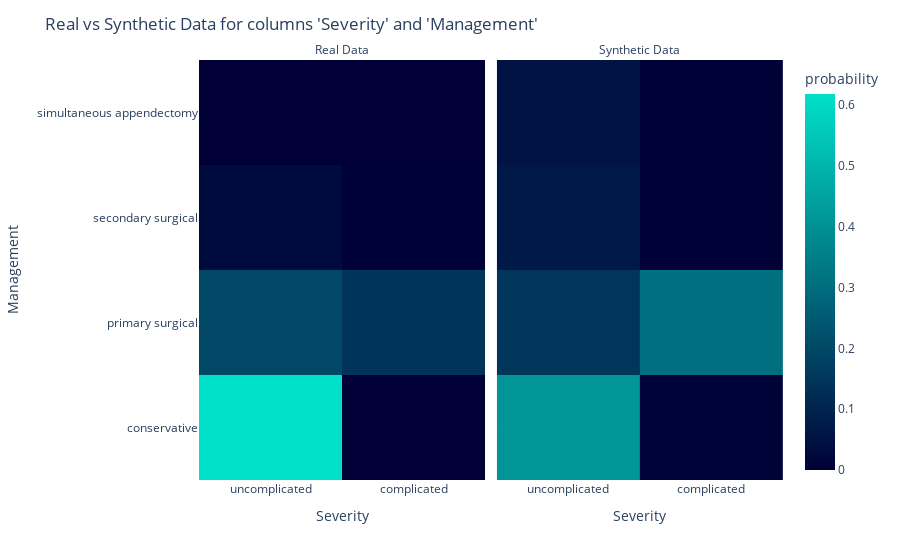
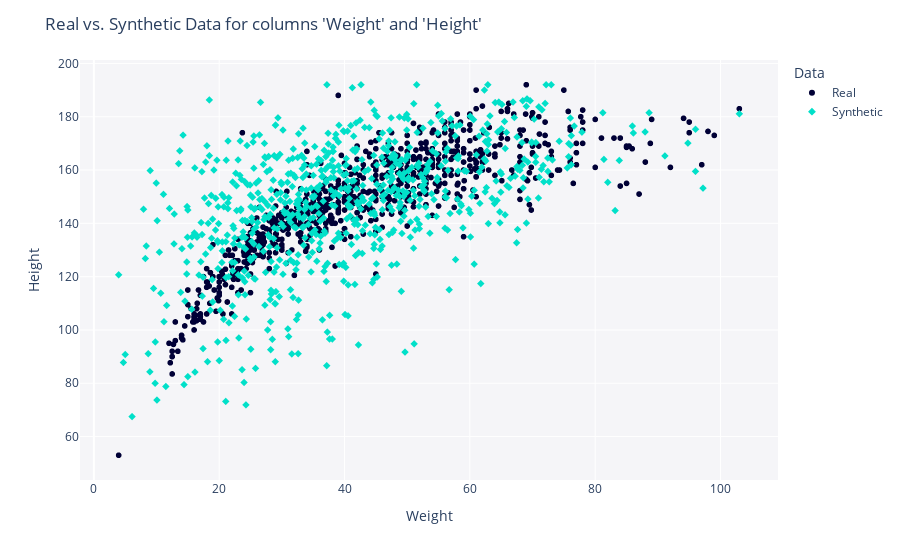

The cell these charts' notebook holds for them, in order:
### Code cell
# plot two variables:
from sdv.evaluation.single_table import get_column_pair_plot

fig_categorical = get_column_pair_plot(
    real_data=rpad_df,
    synthetic_data=synth_data,
    column_names=['Severity', 'Management'],
    metadata=metadata)
    
fig_categorical.show()
fig_categorical.write_image(file = f"pages/evaluation/{folder_name}/images/Severity_Management_pair_plot.png")

fig_numerical = get_column_pair_plot(
    real_data=rpad_df,
    synthetic_data=synth_data,
    column_names=['Weight', 'Height'],
    metadata=metadata)
    
fig_numerical.show()
fig_numerical.write_image(file = f"pages/evaluation/{folder_name}/images/Weight_Height_pair_plot.png")

### Figure 1 — Plotly figure (JSON) as saved in the notebook; plotly's stock layout.template omitted (floating-point values rounded to 4 significant figures; data arrays with more than 128 entries replaced by an {"elided": "..."} marker saying what was removed)
{"data": [{"coloraxis": "coloraxis", "histnorm": "probability", "hovertemplate": "Data=Real<br>Severity=%{x}<br>Management=%{y}<br>probability=%{z}<extra></extra>", "name": "", "type": "histogram2d", "x": {"elided": "782 str values"}, "xaxis": "x", "xbingroup": "x", "y": {"elided": "782 str values"}, "yaxis": "y", "ybingroup": "y"}, {"coloraxis": "coloraxis", "histnorm": "probability", "hovertemplate": "Data=Synthetic<br>Severity=%{x}<br>Management=%{y}<br>probability=%{z}<extra></extra>", "name": "", "type": "histogram2d", "x": {"elided": "782 str values"}, "xaxis": "x2", "xbingroup": "x", "y": {"elided": "782 str values"}, "yaxis": "y2", "ybingroup": "y"}], "layout": {"annotations": [{"font": {}, "showarrow": false, "text": "Real Data", "x": 0.245, "xanchor": "center", "xref": "paper", "y": 1, "yanchor": "bottom", "yref": "paper"}, {"font": {}, "showarrow": false, "text": "Synthetic Data", "x": 0.755, "xanchor": "center", "xref": "paper", "y": 1, "yanchor": "bottom", "yref": "paper"}], "coloraxis": {"colorbar": {"title": {"text": "probability"}}, "colorscale": [[0, "#000036"], [1, "#01E0C9"]]}, "legend": {"tracegroupgap": 0}, "margin": {"t": 60}, "title": {"text": "Real vs Synthetic Data for columns 'Severity' and 'Management'"}, "xaxis": {"anchor": "y", "domain": [0, 0.49], "title": {"text": "Severity"}}, "xaxis2": {"anchor": "y2", "domain": [0.51, 1], "matches": "x", "title": {"text": "Severity"}}, "yaxis": {"anchor": "x", "domain": [0, 1], "title": {"text": "Management"}}, "yaxis2": {"anchor": "x2", "domain": [0, 1], "matches": "y", "showticklabels": false}}}

### Figure 2 — Plotly figure (JSON) as saved in the notebook; plotly's stock layout.template omitted (floating-point values rounded to 4 significant figures; data arrays with more than 128 entries replaced by an {"elided": "..."} marker saying what was removed)
{"data": [{"hovertemplate": "Data=Real<br>Weight=%{x}<br>Height=%{y}<extra></extra>", "legendgroup": "Real", "marker": {"color": "#000036", "symbol": "circle"}, "mode": "markers", "name": "Real", "showlegend": true, "type": "scattergl", "x": {"elided": "782 float values"}, "xaxis": "x", "y": {"elided": "782 float values"}, "yaxis": "y"}, {"hovertemplate": "Data=Synthetic<br>Weight=%{x}<br>Height=%{y}<extra></extra>", "legendgroup": "Synthetic", "marker": {"color": "#01E0C9", "symbol": "diamond"}, "mode": "markers", "name": "Synthetic", "showlegend": true, "type": "scattergl", "x": {"elided": "782 float values"}, "xaxis": "x", "y": {"elided": "782 float values"}, "yaxis": "y"}], "layout": {"legend": {"title": {"text": "Data"}, "tracegroupgap": 0}, "margin": {"t": 60}, "plot_bgcolor": "#F5F5F8", "title": {"text": "Real vs. Synthetic Data for columns 'Weight' and 'Height'"}, "xaxis": {"anchor": "y", "domain": [0, 1], "title": {"text": "Weight"}}, "yaxis": {"anchor": "x", "domain": [0, 1], "title": {"text": "Height"}}}}
